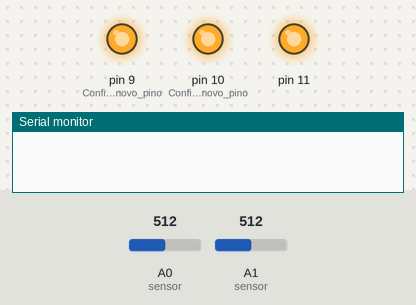
Bench run of a sketch on a simulated Arduino Uno, built with avr-gcc and run on an emulated ATmega328P. Parts: output pins drawn as LEDs (lit = HIGH), the last lines printed to the serial monitor. The inputs (shaded band) are chosen by the test bench; at power-on: A0 (sensor) = 512, A1 (sensor) = 512.

Above: at 0.5 s.
At 2.5 s:
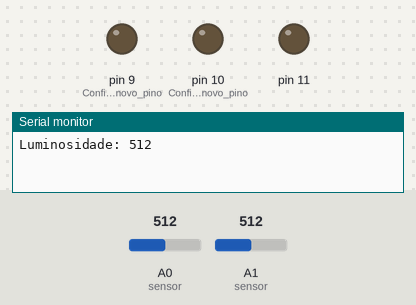
Timing chart, 0 to 5.2 s (numbered marks = the images above):
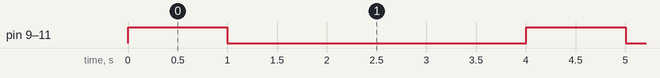

The sketch:

Desafio3.ino
```cpp
/*
  AprendaArduino.com
  Liga o LED por 1 segundo, em seguida desliga o LED por 1 segundo.
  Lê o LDR na porta analógica.

  Nesse exercício vamos manter o LED externo nos pinos 11, 10 e 9 do
  Arduino e adicionar um LDR como sensor de temperatura
 */


// a função setup() é executada quando você liga ou reinicia a placa
void setup() {
  // configura o pino 11 como saída:
  pinMode(11, OUTPUT);
  pinMode(10, OUTPUT); // Configura o novo pino, 10, como saida
  pinMode(9, OUTPUT); // Configura o novo pino, 9, como saida

  Serial.begin(9600);
}

// a função loop() é executada para sempre:
void loop() {
  digitalWrite(11, HIGH);   // liga o LED (escreve o nível HIGH - 5V - no pino 11)
  digitalWrite(10, HIGH);   // liga o LED (escreve o nível HIGH - 5V - no pino 10)
  digitalWrite(9, HIGH);   // liga o LED (escreve o nível HIGH - 5V - no pino 9)
  delay(1000);              // espera 1 segundo = 1000 milisegundos
  digitalWrite(11, LOW);    // desliga o LED (escreve o nível LOW - 0V - no pino 11)
  digitalWrite(10, LOW);    // desliga o LED (escreve o nível LOW - 0V - no pino 10)
  digitalWrite(9, LOW);    // desliga o LED (escreve o nível LOW - 0V - no pino 9)
  delay(1000);              // espera 1 segundo novamente

  int lumi = analogRead(A0); // le o sensor analogico na porta A0 - escala de 0 a 1023
  Serial.print("Luminosidade: "); // escreve a palavra "Luminosidade: " no monitor do computador
  Serial.println(lumi); // escreve o valor da luminosidade lida na tela do computador
  delay(1000);

  int soma = 0;
  int cont;
  for (cont = 0; cont < 50; cont++) {  // repete 50 vezes
    soma = soma + analogRead(A1); // le o sensor analogico na porta A1 - escala de 0 a 1023
  }
  float tempC = (soma * 5.0 * 100 ) / ( 1023.0 * 50 );
  Serial.print("Temperatura: "); // escreve a palavra "Temperatura: " no monitor do computador
  Serial.print(tempC); // escreve o valor da temperatura lida na tela do computador
  Serial.println(" C");
  delay(1000);
}
```

Measured:
- by itself, pin 9 (Configura_o_novo_pino), pin 10 (Configura_o_novo_pino), pin 11: alternates HIGH for 1.0 s and LOW for 3.0 s
